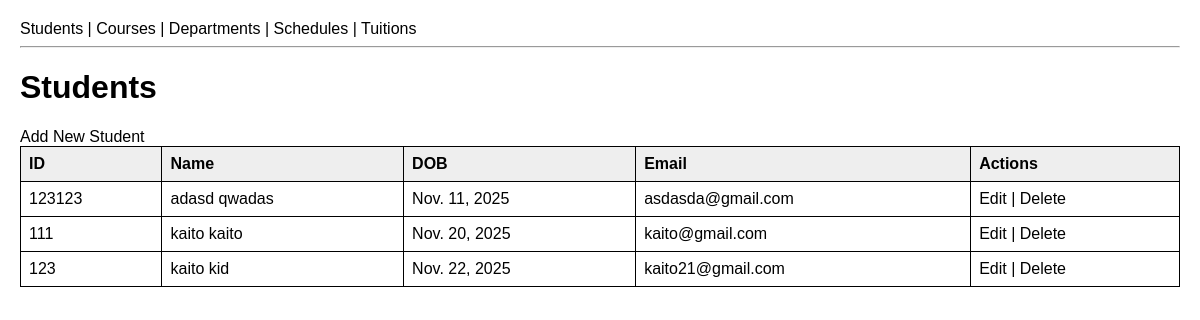
The page /students/ on the database its author committed.
### myapp/models.py (models this page shows, shortened)
class Student(models.Model):
    user = models.OneToOneField(User, on_delete=models.CASCADE, null=True, blank=True)
    student_id = models.CharField(max_length=20, unique=True)
    first_name = models.CharField(max_length=50)
    last_name = models.CharField(max_length=50)
    date_of_birth = models.DateField()
    email = models.EmailField(unique=True)

### myapp/views.py (the view)
# urls.py: path('students/', views.student_list, name='student_list'),
def student_list(request):
    return object_list(request, Student, 'myapp/student_list.html')

### myapp/views.py (called while the page is built)
def object_list(request, model, template):
    items = model.objects.all()
    return render(request, template, {'items': items})

### myapp/templates/myapp/student_list.html (shortened to what this page needs)
{% extends "myapp/base.html" %}
{% block content %}
<h1>Students</h1>
<a href="{% url 'student_create' %}">Add New Student</a>
<table>
    <tr>
        <th>ID</th>
        <th>Name</th>
        <th>DOB</th>
        <th>Email</th>
        <th>Actions</th>
    </tr>
    {% for student in items %}
    <tr>
        <td>{{ student.student_id }}</td>
        <td>{{ student.first_name }} {{ student.last_name }}</td>
        <td>{{ student.date_of_birth }}</td>
        <td>{{ student.email }}</td>
        <td>
            <a href="{% url 'student_update' student.id %}">Edit</a> |
            <a href="{% url 'student_delete' student.id %}">Delete</a>
        </td>
    </tr>
    {% endfor %}
</table>
{% endblock %}

### myapp/templates/myapp/base.html (shortened to what this page needs)
<!DOCTYPE html>
<html lang="en">
<head>
</head>
<body>
    <nav>
        <a href="{% url 'student_list' %}">Students</a> |
        <a href="{% url 'course_list' %}">Courses</a> |
        <a href="{% url 'department_list' %}">Departments</a> |
        <a href="{% url 'schedule_list' %}">Schedules</a> |
        <a href="{% url 'tuition_list' %}">Tuitions</a>
    </nav>
    <hr>
    {% block content %}{% endblock %}
</body>
</html>

### myapp/templates/myapp/base.html (style rules this page uses)
body { font-family: Arial, sans-serif; margin: 20px; background: #fff; color: #000; }
table { border-collapse: collapse; width: 100%; margin-bottom: 20px; }
th, td { border: 1px solid #000; padding: 8px; text-align: left; }
th { background: #eee; }
a { text-decoration: none; color: #000; }

### rows shown on the page
Student: student_id "123123", first_name "adasd", last_name "qwadas", date_of_birth "Nov. 11, 2025", email "asdasda@gmail.com"
Student: student_id "111", first_name "kaito", last_name "kaito", date_of_birth "Nov. 20, 2025", email "kaito@gmail.com"
Student: student_id "123", first_name "kaito", last_name "kid", date_of_birth "Nov. 22, 2025", email "kaito21@gmail.com"
